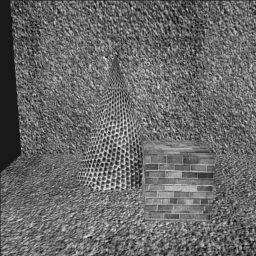
#> input picture Week 10/Jadon_1_HW10/left.png, 256 x 256 px
$ jupyter execute HW10.ipynb
#> lines starting #> are read from the running program, lines starting #| are printed output that depends on the picture
# CSE 5524 HW10 Utkarsh Pratap Singh Jadon

## Question 1

### Import necessary libraries

[cell 1]
import matplotlib.pyplot as plt
import matplotlib.image as mpimg
from skimage.color import rgb2gray
import cv2 as cv
import numpy as np
import math
from PIL import Image
import glob
import os
import skimage
from os import listdir
from os.path import join, isfile
from skimage import morphology
from skimage import measure,color
from skimage import io, data
from numpy.linalg import eig
from scipy import ndimage, misc
from scipy.ndimage import median_filter
import matplotlib.patches as patches

### Read and display left and right images

[cell 2]
leftImage = skimage.io.imread('left.png')
#> leftImage is the input picture: shape (256, 256); min 5, max 239, mean 104.6
rightImage = skimage.io.imread('right.png')
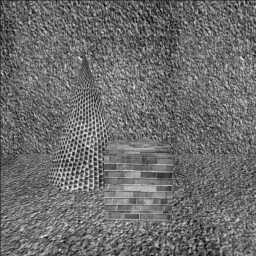
#> input picture Week 10/Jadon_1_HW10/right.png, 256 x 256 px
#> rightImage is the input picture: shape (256, 256); min 5, max 236, mean 108.4

plt.subplot(1,1,1)
plt.imshow(leftImage,cmap ='gray')
plt.show()

plt.subplot(1,1,1)
plt.imshow(rightImage,cmap='gray')
plt.show()

### Write a function stereoMatch to compute dispartiy map

[cell 3]
def stereoMatch(left_img, right_img, kernel=11, maxOffset=50):

#> called with kernel = 11, maxOffset = 50
    a, b = left_img.shape
#> a = 256; b = 256
    disparityMap = np.zeros((a, b), np.uint8)
    kernelHalf = kernel // 2

    for i in range(kernelHalf, a - kernelHalf):
        for j in range(kernelHalf, b - kernelHalf):
            bestOffset = 0
            prev_ncc = float("-inf")

            for offset in range(maxOffset):
                nccValue = 0

                leftWindow = left_img[i - kernelHalf : i + kernelHalf, j - kernelHalf : j + kernelHalf]
                rightWindow = right_img[i - kernelHalf : i + kernelHalf, j - kernelHalf : j + kernelHalf]

                leftWindowMean = leftWindow.mean()
                leftWindowSTD = np.std(leftWindow, ddof = 1)
                rightWindowMean = rightWindow.mean()
                rightWindowSTD = np.std(rightWindow, ddof = 1)

                for k in range(-kernelHalf, kernelHalf):
                    for l in range(-kernelHalf, kernelHalf):
                        ncc_temp = (int(left_img[i+k, j+l]) - leftWindowMean) * (int(right_img[i+k, (j+l) - offset]) - rightWindowMean)
                        if leftWindowSTD == 0 or rightWindowSTD == 0:
                            ncc_temp = 0
                        else:
                            ncc_temp /= leftWindowSTD * rightWindowSTD
                        nccValue += ncc_temp
                if nccValue > prev_ncc:
                    prev_ncc = nccValue
                    bestOffset = offset
            disparityMap[i][j] = j - (j - bestOffset)
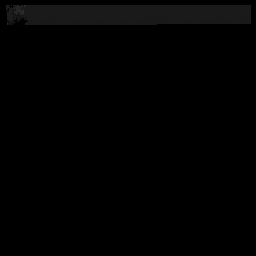
#> disparityMap: shape (256, 256); min 0, max 45, mean 1.9

    return disparityMap
